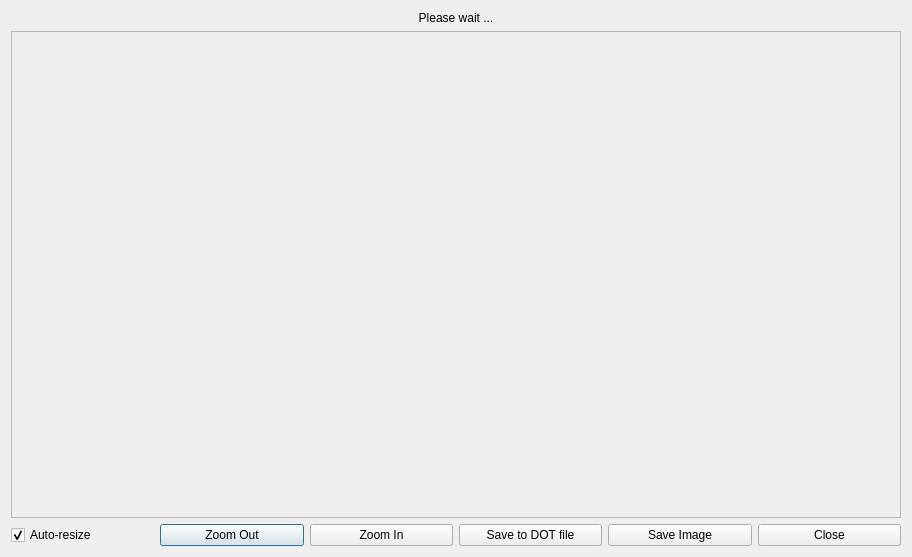
<?xml version="1.0" encoding="UTF-8"?>
<ui version="4.0">
 <class>DialogGraph</class>
 <widget class="QDialog" name="DialogGraph">
  <property name="geometry">
   <rect>
    <x>0</x>
    <y>0</y>
    <width>912</width>
    <height>557</height>
   </rect>
  </property>
  <property name="windowTitle">
   <string>Graph</string>
  </property>
  <property name="modal">
   <bool>true</bool>
  </property>
  <layout class="QVBoxLayout" name="verticalLayout">
   <item>
    <widget class="QLabel" name="labelDesc">
     <property name="text">
      <string>Please wait ...</string>
     </property>
     <property name="alignment">
      <set>Qt::AlignCenter</set>
     </property>
    </widget>
   </item>
   <item>
    <widget class="QScrollArea" name="scrollArea">
     <property name="widgetResizable">
      <bool>true</bool>
     </property>
     <widget class="QWidget" name="scrollAreaWidgetContents">
      <property name="geometry">
       <rect>
        <x>0</x>
        <y>0</y>
        <width>892</width>
        <height>479</height>
       </rect>
      </property>
      <layout class="QHBoxLayout" name="horizontalLayout_2">
       <item>
        <widget class="QLabel" name="labelGraph">
         <property name="sizePolicy">
          <sizepolicy hsizetype="Expanding" vsizetype="Expanding">
           <horstretch>0</horstretch>
           <verstretch>0</verstretch>
          </sizepolicy>
         </property>
         <property name="autoFillBackground">
          <bool>true</bool>
         </property>
         <property name="text">
          <string/>
         </property>
         <property name="scaledContents">
          <bool>true</bool>
         </property>
         <property name="alignment">
          <set>Qt::AlignCenter</set>
         </property>
        </widget>
       </item>
      </layout>
     </widget>
    </widget>
   </item>
   <item>
    <layout class="QHBoxLayout" name="horizontalLayout">
     <item>
      <widget class="QCheckBox" name="checkBoxAutoResize">
       <property name="text">
        <string>Auto-resize</string>
       </property>
       <property name="checked">
        <bool>true</bool>
       </property>
      </widget>
     </item>
     <item>
      <widget class="QPushButton" name="pushButtonZoomOut">
       <property name="text">
        <string>Zoom Out</string>
       </property>
      </widget>
     </item>
     <item>
      <widget class="QPushButton" name="pushButtonZoomIn">
       <property name="text">
        <string>Zoom In</string>
       </property>
      </widget>
     </item>
     <item>
      <widget class="QPushButton" name="pushButtonSaveDot">
       <property name="text">
        <string>Save to DOT file</string>
       </property>
      </widget>
     </item>
     <item>
      <widget class="QPushButton" name="pushButtonSave">
       <property name="text">
        <string>Save Image</string>
       </property>
      </widget>
     </item>
     <item>
      <widget class="QPushButton" name="pushButtonClose">
       <property name="text">
        <string>Close</string>
       </property>
      </widget>
     </item>
    </layout>
   </item>
  </layout>
 </widget>
 <tabstops>
  <tabstop>scrollArea</tabstop>
  <tabstop>checkBoxAutoResize</tabstop>
  <tabstop>pushButtonZoomOut</tabstop>
  <tabstop>pushButtonZoomIn</tabstop>
  <tabstop>pushButtonSaveDot</tabstop>
  <tabstop>pushButtonSave</tabstop>
  <tabstop>pushButtonClose</tabstop>
 </tabstops>
 <resources/>
 <connections/>
</ui>
